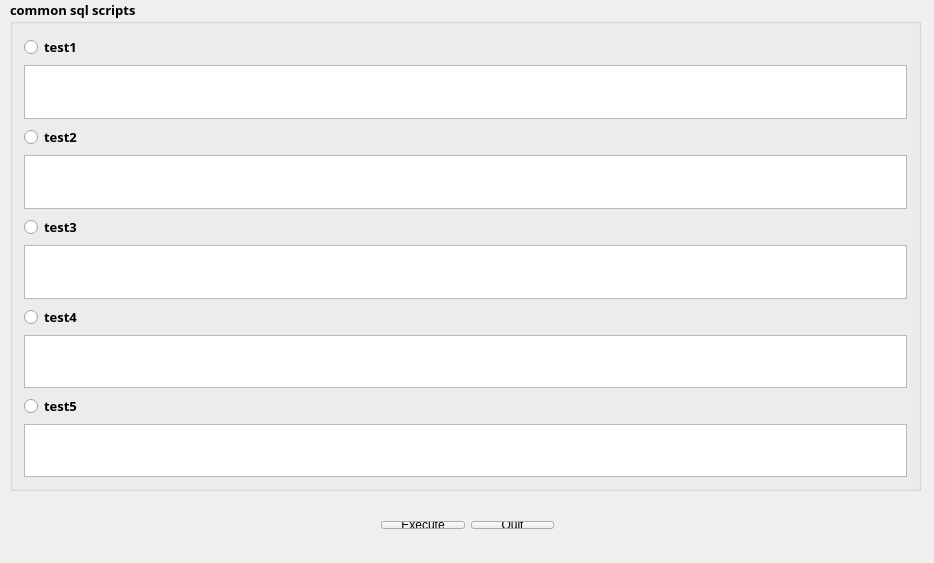
<?xml version="1.0" encoding="UTF-8"?>
<ui version="4.0">
 <class>Widget</class>
 <widget class="QWidget" name="Widget">
  <property name="geometry">
   <rect>
    <x>0</x>
    <y>0</y>
    <width>934</width>
    <height>563</height>
   </rect>
  </property>
  <property name="windowTitle">
   <string>Widget</string>
  </property>
  <widget class="QGroupBox" name="groupup">
   <property name="geometry">
    <rect>
     <x>10</x>
     <y>0</y>
     <width>911</width>
     <height>491</height>
    </rect>
   </property>
   <property name="font">
    <font>
     <family>Adobe Devanagari</family>
     <pointsize>10</pointsize>
     <weight>75</weight>
     <bold>true</bold>
    </font>
   </property>
   <property name="title">
    <string>common sql scripts</string>
   </property>
   <layout class="QVBoxLayout" name="verticalLayout">
    <item>
     <widget class="QRadioButton" name="script1">
      <property name="text">
       <string>test1</string>
      </property>
     </widget>
    </item>
    <item>
     <widget class="QTextEdit" name="text1">
      <property name="sizePolicy">
       <sizepolicy hsizetype="Preferred" vsizetype="Preferred">
        <horstretch>0</horstretch>
        <verstretch>0</verstretch>
       </sizepolicy>
      </property>
     </widget>
    </item>
    <item>
     <widget class="QRadioButton" name="script2">
      <property name="text">
       <string>test2</string>
      </property>
     </widget>
    </item>
    <item>
     <widget class="QTextEdit" name="text2">
      <property name="sizePolicy">
       <sizepolicy hsizetype="Expanding" vsizetype="Fixed">
        <horstretch>0</horstretch>
        <verstretch>0</verstretch>
       </sizepolicy>
      </property>
     </widget>
    </item>
    <item>
     <widget class="QRadioButton" name="script3">
      <property name="text">
       <string>test3</string>
      </property>
     </widget>
    </item>
    <item>
     <widget class="QTextEdit" name="text3">
      <property name="sizePolicy">
       <sizepolicy hsizetype="Expanding" vsizetype="Fixed">
        <horstretch>0</horstretch>
        <verstretch>0</verstretch>
       </sizepolicy>
      </property>
     </widget>
    </item>
    <item>
     <widget class="QRadioButton" name="script4">
      <property name="text">
       <string>test4</string>
      </property>
     </widget>
    </item>
    <item>
     <widget class="QTextEdit" name="text4"/>
    </item>
    <item>
     <widget class="QRadioButton" name="script5">
      <property name="text">
       <string>test5</string>
      </property>
     </widget>
    </item>
    <item>
     <widget class="QTextEdit" name="text5"/>
    </item>
   </layout>
  </widget>
  <widget class="QWidget" name="layoutWidget">
   <property name="geometry">
    <rect>
     <x>370</x>
     <y>510</y>
     <width>195</width>
     <height>30</height>
    </rect>
   </property>
   <layout class="QHBoxLayout" name="horizontalLayout">
    <item>
     <widget class="QPushButton" name="execute">
      <property name="text">
       <string>Execute</string>
      </property>
     </widget>
    </item>
    <item>
     <widget class="QPushButton" name="quit">
      <property name="text">
       <string>Quit</string>
      </property>
     </widget>
    </item>
   </layout>
  </widget>
 </widget>
 <layoutdefault spacing="6" margin="11"/>
 <resources/>
 <connections/>
</ui>
